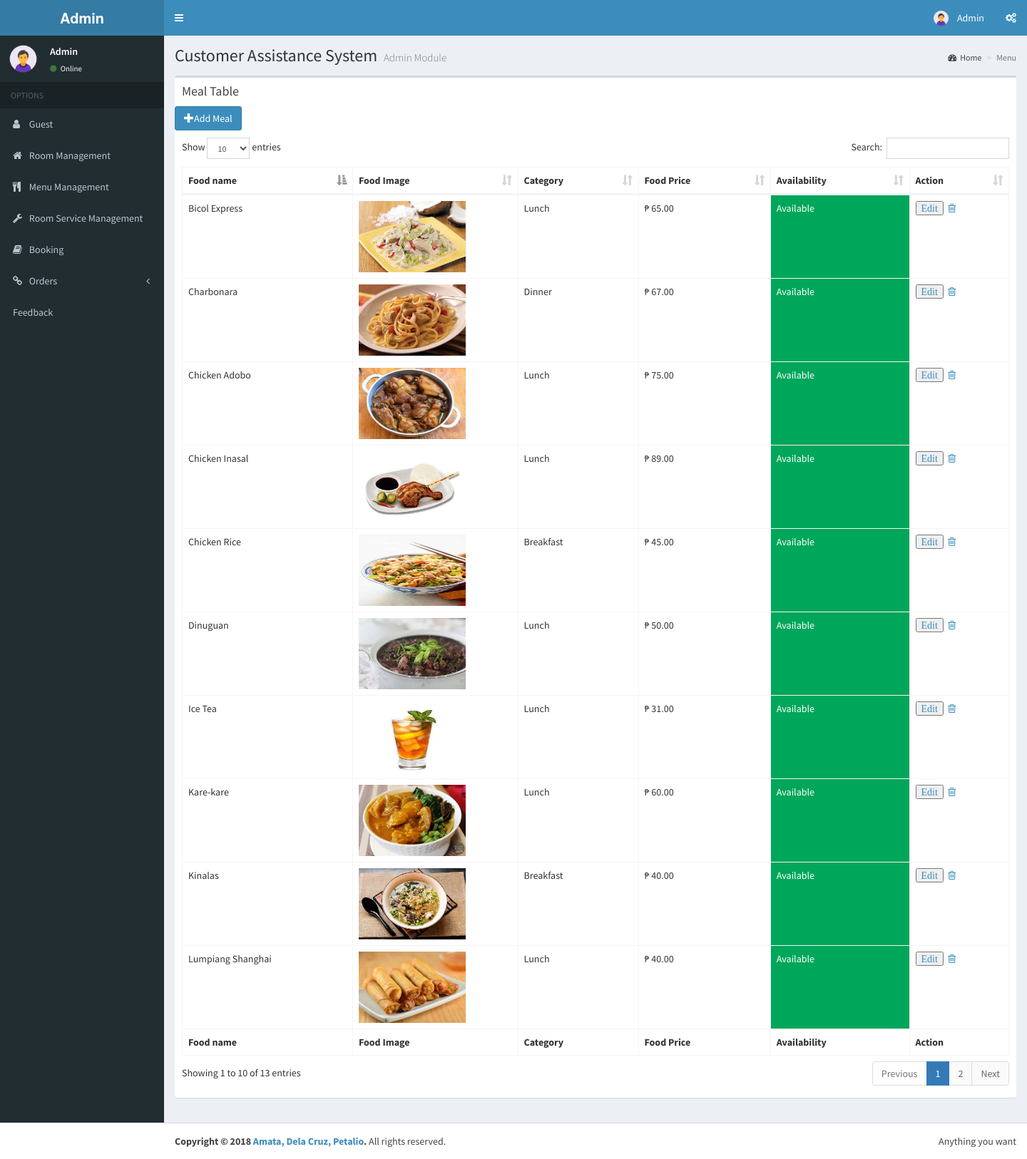
Screenshot of /menu.php?err=3 (signed in) with the database file from the repository.
### tables this page shows
CREATE TABLE `food` (
  `product_ID` varchar(45) NOT NULL,
  `category_ID` int(11) NOT NULL,
  `food_price` double(8,2) NOT NULL,
  `food_image` varchar(255) DEFAULT NULL
);

CREATE TABLE `product` (
  `product_ID` varchar(45) NOT NULL,
  `product_name` varchar(255) NOT NULL,
  `product_type` varchar(45) NOT NULL,
  `Availability` tinyint(1) NOT NULL
);

CREATE TABLE `food_category` (
  `category_ID` int(11) NOT NULL,
  `category_name` varchar(255) NOT NULL,
  `link` varchar(100) NOT NULL
);

### menu.php (the view, shortened to what this page needs)
<?php
include 'backend/PHPtoMySQL.php';
?>
<!DOCTYPE html>
<html>
<head>
  <link rel="stylesheet" href="assets/css/bootstrap.min.css">
  <link rel="stylesheet" href="https://cdnjs.cloudflare.com/ajax/libs/font-awesome/4.5.0/css/font-awesome.min.css">
  <link rel="stylesheet" href="https://cdnjs.cloudflare.com/ajax/libs/ionicons/2.0.1/css/ionicons.min.css">
  <link rel="stylesheet" href="assets/dist/css/AdminLTE.min.css">
  <link rel="stylesheet" href="assets/dist/css/skins/skin-blue.min.css">
  <link href="https://gitcdn.github.io/bootstrap-toggle/2.2.2/css/bootstrap-toggle.min.css" rel="stylesheet">
  <link rel="stylesheet" href="assets/plugins/datatables/dataTables.bootstrap.css">
</head>
<body class="hold-transition skin-blue sidebar-mini" data-spy="scroll" data-target=".navbar" data-offset="50">
<div class="wrapper">
  <header class="main-header">
    <a href="home.php" class="logo">
      <span class="logo-lg"><b>Admin</b> </span>
    </a>
    <nav class="navbar navbar-static-top" role="navigation">
      <a href="#" class="sidebar-toggle" data-toggle="offcanvas" role="button">
      </a>
      <div class="navbar-custom-menu">
        <ul class="nav navbar-nav">
          <li class="dropdown user user-menu">
            <a href="#" class="dropdown-toggle" data-toggle="dropdown">
              <img src="assets/dist/img/admin.png" class="user-image" alt="User Image">
              <span class="hidden-xs">Admin</span>
            </a>
          </li>
          <li>
            <a href="#" data-toggle="control-sidebar"><i class="fa fa-gears"></i></a>
          </li>
        </ul>
      </div>
    </nav>
  </header>
  <aside class="main-sidebar">
    <section class="sidebar">
      <div class="user-panel">
        <div class="pull-left image">
          <img src="assets/dist/img/admin.png" class="img-circle" alt="User Image">
        </div>
        <div class="pull-left info">
          <p>Admin</p>
          <a href="#"><i class="fa fa-circle text-success"></i> Online</a>
        </div>
      </div>
      <ul class="sidebar-menu">
        <li class="header">OPTIONS</li>
        <li><a href="guest.php"><i class="fa fa fa-user"></i> <span>Guest</span></a></li>
        <li><a href="room.php"><i class="fa fa-home"></i> <span>Room Management</span></a></li>
        <li><a href="menu.php"><i class="fa fa fa-cutlery"></i> <span>Menu Management</span></a></li>
        <li><a href="room_service.php"><i class="fa fa fa-wrench"></i> <span>Room Service Management</span></a></li>
        <li><a href="booking.php"><i class="fa fa fa-book"></i> <span>Booking</span></a></li>
        <li class="treeview">
          <a href="#"><i class="fa fa-link"></i> <span>Orders</span>
            <span class="pull-right-container">
              <i class="fa fa-angle-left pull-right"></i>
            </span>
          </a>
        </li>
        <li><a href="feedback.php"><i class="ion ion-stats-bars"></i> <span>Feedback</span></a></li>
      </ul>
     </section>
  </aside>
  <div class="content-wrapper">
    <section class="content-header">
      <h1>
        Customer Assistance System
        <small>Admin Module</small>
      </h1>
      <ol class="breadcrumb">
        <li><a href="#"><i class="fa fa-dashboard"></i>Home</a></li>
        <li class="active">Menu</li>
      </ol>
    </section>
    <section class="content">
      <div class="box">
        <div class="box-header">
          <h3 class="box-title">Meal Table</h3>
        </div>
            <a href="#" id="btnAddroom" type="button" class="btn btn-small btn-primary dropdown-toggle" data-toggle="modal" data-target="#myModalAdd">
              <i class="glyphicon glyphicon-plus"></i>Add Meal
          </a>
         <div class="box-body">
              <table id="example1" class="table table-bordered table-hover">
                <thead>
                <tr>
                  <th>Food name</th>
                  <th width="20%">Food Image</th>
                  <th>Category</th>
                  <th>Food Price</th>
                  <th>Availability</th>
                  <th>Action</th>
                </tr>
                </thead>
                <tbody>
                  <?php
                    $sql = "SELECT p.product_ID, p.product_name, f.food_image, fc.category_name, f.food_price, p.availability FROM product p, food f, food_category fc WHERE p.product_ID = f.product_ID AND f.category_ID = fc.category_ID AND p.product_type =\"food\"";
                    $result = mysqli_query($conn, $sql);
                    if (mysqli_num_rows($result) > 0) {
      while($row = mysqli_fetch_assoc($result)) {
                         $food_ID = $row['product_ID'];
                         $food_image = $row['food_image'];
                         $category_name = $row['category_name'];
                         $food_price = $row['food_price'];
                         $food_name = $row['product_name'];
                         $availability = $row['availability'];
                      echo "<tr>";
          if(isset($_POST['submit'])){
                      if($_POST['id'] == $food_ID){
                            echo "<form method=\"post\" action=\"backend/menu/menu_edit.php\" enctype=\"multipart/form-data\">";
                            echo "<td><input type=\"text\" placeholder=\"".$food_name."\" id=\"food_name\" name=\"food_name\"></td>";
                            echo '<td><input type="file" accept="image/jpeg" name="file"></td>';
                            echo"<td>
                                  <select class=\"form-control\" id=\"category_ID\" name=\"category_ID\">";
                                  echo"<option value=\"\">Select the food category</option>";
                                    $sql = "SELECT * FROM `food_category`";
                                    $result = mysqli_query($conn, $sql);
                                    if (mysqli_num_rows($result) > 0) {
                                        while($row = mysqli_fetch_assoc($result)) {
                                          $category_name = $row['category_name'];
                                          $category_id = $row['category_ID'];
                                              echo"<option value=".$category_id.">".$category_name." </option>";
                                        }
                                      }
                                        echo"</select>
                                  </td>";
                            echo "<td><input type=\"number\" class=\"form-control\" id=\"food_price\" name=\"food_price\"  placeholder= ".$food_price."></td>";
                            if($availability == 0){
                            echo"<td>
                                  <div class=\"radio\">
                                  <label>
                                    <input type=\"radio\" name=\"availability\" id=\"availability\" value=\"1\">
                                    Available
                                  </label>
                                </div>
                                <div class=\"radio\">
                                  <label>
                                    <input type=\"radio\" name=\"availability\" id=\"availability\" value=\"0\" checked>
                                    Not Available
                                  </label>
                                </div>
                                </td>
                            ";
                          }else{
                              echo"<td>
                              <div class=\"radio\">
                              <label>
                                <input type=\"radio\" name=\"availability\" id=\"availability\" value=\"1\" checked>
                                Available
                              </label>
                            </div>
                            <div class=\"radio\">
                              <label>
                                <input type=\"radio\" name=\"availability\" id=\"availability\" value=\"0\">
                                Not Available
                              </label>
                            </div>
                            </td>
                        ";
                            }
                            echo "<td><form action=\"\" method=\"post\">
                            <input type=\"hidden\" value=".$food_ID." name=\"id\">
                            <input type=\"submit\" value=\"Save\" name=\"Save\"\></form></td>";
                      }
                        else{
                        echo "<td>" . $food_name. "</td>";
                        echo "<td><img width=\"150\" height=\"100\" src='".$food_image."'/></td>";
                        echo "<td>" . $category_name. "</td>";
                        echo "<td>₱ " . $food_price. "</td>";
                        if($availability == 0){
                          echo "<td class=\" btn-danger\">Not Available</td>";
                          }else{
                            echo "<td class=\" btn-success\">Available</td>";
                          }
                        echo "<td>
                        <form action=\"\" method=\"post\">
                                      <input type=\"hidden\" value=".$food_ID." name=\"id\">
                                      <a> <input type=\"submit\" class=\"fa fa-edit\" value=\"Edit\" name=\"submit\"\>
                                      </a>
                                      ";
                                        echo"
                                        <!--<a id=\"#myModalDel\" class=\"dropdown-toggle\" data-toggle=\"modal\" data-target=\"#myModalDel\" value=". $food_ID .">
                                        <i class=\"fa fa-trash-o\"></i>
                                      </a>-->
                                      <a  class = \"fa fa-fw fa-trash-o\" href=\"backend/menu/menu_delete.php?id=".$food_ID."\" onclick=\"return confirm('Confirm Delete');\"></a>
                                   </form>
                            </td>";
                         }
          }
          else{
            echo "<td>".$food_name."</td>";
            echo "<td><img width=\"150\" height=\"100\" src='".$food_image."'/></td>";
            echo "<td>".$category_name."</td>";
            echo "<td>₱ ".$food_price."</td>";
            if($availability == 0){
              echo "<td class=\" btn-danger\">Not Available</td>";
              }else{
                echo "<td class=\" btn-success\">Available</td>";
              }
            echo "<td><form action=\"\" method=\"post\">
                                      <input type=\"hidden\" value=".$food_ID." name=\"id\">
                                      <a> <input type=\"submit\" class=\"fa fa-edit\" value=\"Edit\" name=\"submit\"\>
                                      </a>";
                                        echo"
                                      <a class = \"fa fa-fw fa-trash-o\" href=\"backend/menu/menu_delete.php?id=".$food_ID."\" onclick=\"return confirm('Confirm Delete');\"></a>
                                   </form>
                            </td>";
          }
          echo "</tr>";
    }
  }
                  ?>
                </tbody>
                <tfoot>
                  <th>Food name</th>
                  <th>Food Image</th>
                  <th>Category</th>
                  <th>Food Price</th>
                  <th>Availability</th>
                  <th>Action</th>
                </tfoot>
        </table>
      </div>
   </section>
  </div>
</div>
  <footer class="main-footer">
    <div class="pull-right hidden-xs">
      Anything you want
    </div>
    <strong>Copyright &copy; 2018 <a href="#">Amata, Dela Cruz, Petalio</a>.</strong> All rights reserved.
   </footer>
</body>
</html>

### rows the page displays
food: product_ID.product_name "Dinuguan", food_image (picture), category_ID.category_name "Lunch", food_price "50.00"
food: product_ID.product_name "Chicken Rice", food_image (picture), category_ID.category_name "Breakfast", food_price "45.00"
food: product_ID.product_name "Chicken Inasal", food_image (picture), category_ID.category_name "Lunch", food_price "89.00"
food: product_ID.product_name "Kinalas", food_image (picture), category_ID.category_name "Breakfast", food_price "40.00"
food: product_ID.product_name "Charbonara", food_image (picture), category_ID.category_name "Dinner", food_price "67.00"
food: product_ID.product_name "Kare-kare", food_image (picture), category_ID.category_name "Lunch", food_price "60.00"
food: product_ID.product_name "Lumpiang Shanghai", food_image (picture), category_ID.category_name "Lunch", food_price "40.00"
food: product_ID.product_name "Bicol Express", food_image (picture), category_ID.category_name "Lunch", food_price "65.00"
food: product_ID.product_name "Chicken Adobo", food_image (picture), category_ID.category_name "Lunch", food_price "75.00"
food: product_ID.product_name "Ice Tea", food_image (picture), category_ID.category_name "Lunch", food_price "31.00"
